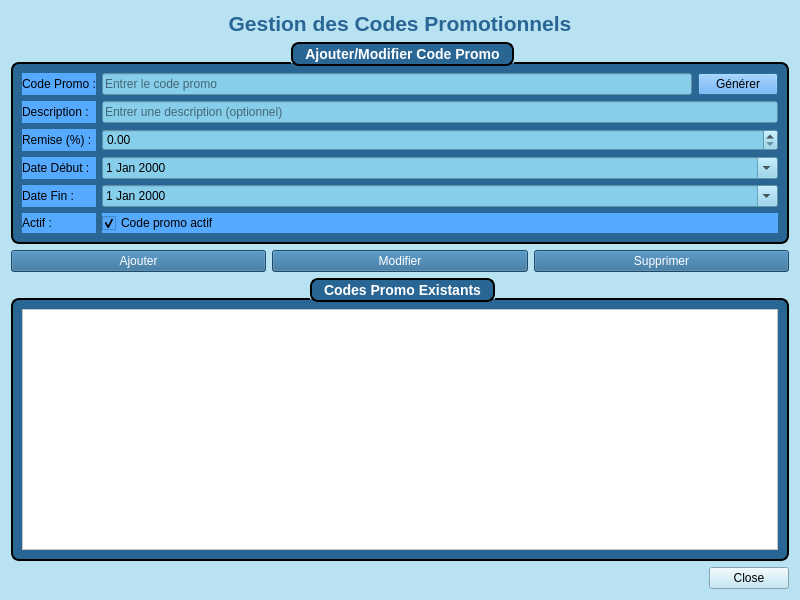
<?xml version="1.0" encoding="UTF-8"?>
<ui version="4.0">
 <class>PromoManager</class>
 <widget class="QDialog" name="PromoManager">
  <property name="geometry">
   <rect>
    <x>0</x>
    <y>0</y>
    <width>800</width>
    <height>600</height>
   </rect>
  </property>
  <property name="windowTitle">
   <string>Gestion des Codes Promo</string>
  </property>
  <property name="styleSheet">
   <string notr="true">background-color: #b8e2f2; color: black;</string>
  </property>
  <layout class="QVBoxLayout" name="verticalLayout">
   <item>
    <widget class="QLabel" name="titleLabel">
     <property name="font">
      <font>
       <pointsize>16</pointsize>
       <bold>true</bold>
      </font>
     </property>
     <property name="styleSheet">
      <string notr="true">color: rgb(41, 102, 148);</string>
     </property>
     <property name="text">
      <string>Gestion des Codes Promotionnels</string>
     </property>
     <property name="alignment">
      <set>Qt::AlignCenter</set>
     </property>
    </widget>
   </item>
   <item>
    <widget class="QGroupBox" name="formGroupBox">
     <property name="title">
      <string>Ajouter/Modifier Code Promo</string>
     </property>
     <property name="styleSheet">
      <string notr="true">QGroupBox {
    background-color: rgb(41, 102, 148);
    border: 2px solid black;
    border-radius: 8px;
    margin-top: 20px;
    color: white;
    font-weight: bold;
    font-size: 14px;
}

QGroupBox::title {
    border: 2px solid black;
    border-radius: 8px;
    background-color: rgb(41, 102, 148);
    subcontrol-origin: margin;
    subcontrol-position: top center;
    padding: 2px 10px;
}</string>
     </property>
     <layout class="QGridLayout" name="gridLayout">
      <item row="0" column="0">
       <widget class="QLabel" name="codeLabel">
        <property name="styleSheet">
         <string notr="true">background-color: #55aaff;
color:black;</string>
        </property>
        <property name="text">
         <string>Code Promo :</string>
        </property>
       </widget>
      </item>
      <item row="0" column="1">
       <widget class="QLineEdit" name="codeLineEdit">
        <property name="styleSheet">
         <string notr="true">background-color: #87CEEB; color: black;</string>
        </property>
        <property name="placeholderText">
         <string>Entrer le code promo</string>
        </property>
       </widget>
      </item>
      <item row="0" column="2">
       <widget class="QPushButton" name="generateCodeButton">
        <property name="styleSheet">
         <string notr="true">background-color: #55aaff;
color:black;</string>
        </property>
        <property name="text">
         <string>Générer</string>
        </property>
       </widget>
      </item>
      <item row="1" column="0">
       <widget class="QLabel" name="descriptionLabel">
        <property name="styleSheet">
         <string notr="true">background-color: #55aaff;
color:black;</string>
        </property>
        <property name="text">
         <string>Description :</string>
        </property>
       </widget>
      </item>
      <item row="1" column="1" colspan="2">
       <widget class="QLineEdit" name="descriptionLineEdit">
        <property name="styleSheet">
         <string notr="true">background-color: #87CEEB; color: black;</string>
        </property>
        <property name="placeholderText">
         <string>Entrer une description (optionnel)</string>
        </property>
       </widget>
      </item>
      <item row="2" column="0">
       <widget class="QLabel" name="discountLabel">
        <property name="styleSheet">
         <string notr="true">background-color: #55aaff;
color:black;</string>
        </property>
        <property name="text">
         <string>Remise (%) :</string>
        </property>
       </widget>
      </item>
      <item row="2" column="1" colspan="2">
       <widget class="QDoubleSpinBox" name="discountSpinBox">
        <property name="styleSheet">
         <string notr="true">background-color: #87CEEB; color: black;</string>
        </property>
        <property name="decimals">
         <number>2</number>
        </property>
        <property name="maximum">
         <double>100.000000000000000</double>
        </property>
        <property name="singleStep">
         <double>1.000000000000000</double>
        </property>
       </widget>
      </item>
      <item row="3" column="0">
       <widget class="QLabel" name="startDateLabel">
        <property name="styleSheet">
         <string notr="true">background-color: #55aaff;
color:black;</string>
        </property>
        <property name="text">
         <string>Date Début :</string>
        </property>
       </widget>
      </item>
      <item row="3" column="1" colspan="2">
       <widget class="QDateEdit" name="startDateEdit">
        <property name="styleSheet">
         <string notr="true">background-color: #87CEEB; color: black;</string>
        </property>
        <property name="calendarPopup">
         <bool>true</bool>
        </property>
       </widget>
      </item>
      <item row="4" column="0">
       <widget class="QLabel" name="endDateLabel">
        <property name="styleSheet">
         <string notr="true">background-color: #55aaff;
color:black;</string>
        </property>
        <property name="text">
         <string>Date Fin :</string>
        </property>
       </widget>
      </item>
      <item row="4" column="1" colspan="2">
       <widget class="QDateEdit" name="endDateEdit">
        <property name="styleSheet">
         <string notr="true">background-color: #87CEEB; color: black;</string>
        </property>
        <property name="calendarPopup">
         <bool>true</bool>
        </property>
       </widget>
      </item>
      <item row="5" column="0">
       <widget class="QLabel" name="activeLabel">
        <property name="styleSheet">
         <string notr="true">background-color: #55aaff;
color:black;</string>
        </property>
        <property name="text">
         <string>Actif :</string>
        </property>
       </widget>
      </item>
      <item row="5" column="1" colspan="2">
       <widget class="QCheckBox" name="activeCheckBox">
        <property name="styleSheet">
         <string notr="true">background-color: #55aaff;
color:black;</string>
        </property>
        <property name="text">
         <string>Code promo actif</string>
        </property>
        <property name="checked">
         <bool>true</bool>
        </property>
       </widget>
      </item>
     </layout>
    </widget>
   </item>
   <item>
    <layout class="QHBoxLayout" name="buttonLayout">
     <item>
      <widget class="QPushButton" name="addButton">
       <property name="styleSheet">
        <string notr="true">background-color: rgb(41, 102, 148);
color: white;</string>
       </property>
       <property name="text">
        <string>Ajouter</string>
       </property>
      </widget>
     </item>
     <item>
      <widget class="QPushButton" name="editButton">
       <property name="styleSheet">
        <string notr="true">background-color: rgb(41, 102, 148);
color: white;</string>
       </property>
       <property name="text">
        <string>Modifier</string>
       </property>
      </widget>
     </item>
     <item>
      <widget class="QPushButton" name="deleteButton">
       <property name="styleSheet">
        <string notr="true">background-color: rgb(41, 102, 148);
color: white;</string>
       </property>
       <property name="text">
        <string>Supprimer</string>
       </property>
      </widget>
     </item>
    </layout>
   </item>
   <item>
    <widget class="QGroupBox" name="listGroupBox">
     <property name="title">
      <string>Codes Promo Existants</string>
     </property>
     <property name="styleSheet">
      <string notr="true">QGroupBox {
    background-color: rgb(41, 102, 148);
    border: 2px solid black;
    border-radius: 8px;
    margin-top: 20px;
    color: white;
    font-weight: bold;
    font-size: 14px;
}

QGroupBox::title {
    border: 2px solid black;
    border-radius: 8px;
    background-color: rgb(41, 102, 148);
    subcontrol-origin: margin;
    subcontrol-position: top center;
    padding: 2px 10px;
}</string>
     </property>
     <layout class="QVBoxLayout" name="verticalLayout_2">
      <item>
       <widget class="QTableView" name="promoTableView">
        <property name="styleSheet">
         <string notr="true">background-color: white; color: black;</string>
        </property>
        <property name="selectionBehavior">
         <enum>QAbstractItemView::SelectRows</enum>
        </property>
        <property name="selectionMode">
         <enum>QAbstractItemView::SingleSelection</enum>
        </property>
       </widget>
      </item>
     </layout>
    </widget>
   </item>
   <item>
    <widget class="QDialogButtonBox" name="buttonBox">
     <property name="orientation">
      <enum>Qt::Horizontal</enum>
     </property>
     <property name="standardButtons">
      <set>QDialogButtonBox::Close</set>
     </property>
    </widget>
   </item>
  </layout>
 </widget>
 <resources/>
 <connections>
  <connection>
   <sender>buttonBox</sender>
   <signal>accepted()</signal>
   <receiver>PromoManager</receiver>
   <slot>accept()</slot>
   <hints>
    <hint type="sourcelabel">
     <x>248</x>
     <y>254</y>
    </hint>
    <hint type="destinationlabel">
     <x>157</x>
     <y>274</y>
    </hint>
   </hints>
  </connection>
  <connection>
   <sender>buttonBox</sender>
   <signal>rejected()</signal>
   <receiver>PromoManager</receiver>
   <slot>reject()</slot>
   <hints>
    <hint type="sourcelabel">
     <x>316</x>
     <y>260</y>
    </hint>
    <hint type="destinationlabel">
     <x>286</x>
     <y>274</y>
    </hint>
   </hints>
  </connection>
 </connections>
</ui>
